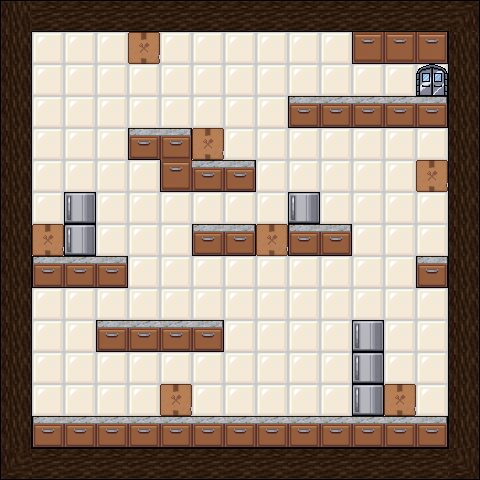

A 2D game scene composited from a Tiled map and its tileset images. What follows is a short description and the map's XML, with every tile layer's data as written:
An orthogonal 15x15 tile map with 32x32 px tiles, 2 tile layers (Capa de patrones 2, Capa de patrones 1), 2 tilesets.

<map version="1.10" tiledversion="1.12.2" orientation="orthogonal" renderorder="right-down" width="15" height="15" tilewidth="32" tileheight="32" infinite="0" nextlayerid="3" nextobjectid="1">
 <editorsettings>
  <export target="level1.csv" format="csv" />
 </editorsettings>
 <tileset firstgid="1" source="kitchen.tsx" />
 <tileset firstgid="65" source="fridge.tsx" />
 <layer id="2" name="Capa de patrones 2" width="15" height="15">
  <data encoding="csv">
5,6,6,6,6,6,6,6,6,6,6,6,6,6,7,
13,4,4,4,4,4,4,4,4,4,4,25,26,27,13,
13,4,4,4,4,4,4,4,4,4,4,4,4,4,13,
13,4,4,4,4,4,4,4,4,1,2,2,2,3,13,
13,4,4,4,1,11,4,4,4,4,4,4,4,4,13,
13,4,4,4,4,25,2,3,4,4,4,4,4,4,13,
13,4,20,4,4,4,4,4,4,20,4,4,4,4,13,
13,4,20,4,4,4,1,3,4,1,3,4,4,4,13,
13,1,2,3,4,4,4,4,4,4,4,4,4,21,13,
13,4,4,4,4,4,4,4,4,4,4,4,4,4,13,
13,4,4,1,2,2,3,4,4,4,4,20,4,4,13,
13,4,4,4,4,4,4,4,4,4,4,20,4,4,13,
13,4,4,4,4,4,4,4,4,4,4,20,4,4,13,
13,1,2,2,2,2,2,2,2,2,2,2,2,3,13,
14,6,6,6,6,6,6,6,6,6,6,6,6,6,15
</data>
 </layer>
 <layer id="1" name="Capa de patrones 1" width="15" height="15">
  <data encoding="csv">
0,0,0,0,0,0,0,0,0,0,0,0,0,0,0,
0,0,0,0,12,0,0,0,0,0,0,0,0,0,0,
0,0,0,0,0,0,0,0,0,0,0,0,0,103,0,
0,0,0,0,0,0,0,0,0,0,0,0,0,0,0,
0,0,0,0,0,0,12,0,0,0,0,0,0,0,0,
0,0,0,0,0,0,0,0,0,0,0,0,0,12,0,
0,0,0,0,0,0,0,0,0,0,0,0,0,0,0,
0,12,0,0,0,0,0,0,12,0,0,0,0,0,0,
0,0,0,0,0,0,0,0,0,0,0,0,0,0,0,
0,0,0,0,0,0,0,0,0,0,0,0,0,0,0,
0,0,0,0,0,0,0,0,0,0,0,0,0,0,0,
0,0,0,0,0,0,0,0,0,0,0,0,0,0,0,
0,0,0,0,0,12,0,0,0,0,0,0,12,0,0,
0,0,0,0,0,0,0,0,0,0,0,0,0,0,0,
0,0,0,0,0,0,0,0,0,0,0,0,0,0,0
</data>
 </layer>
</map>
